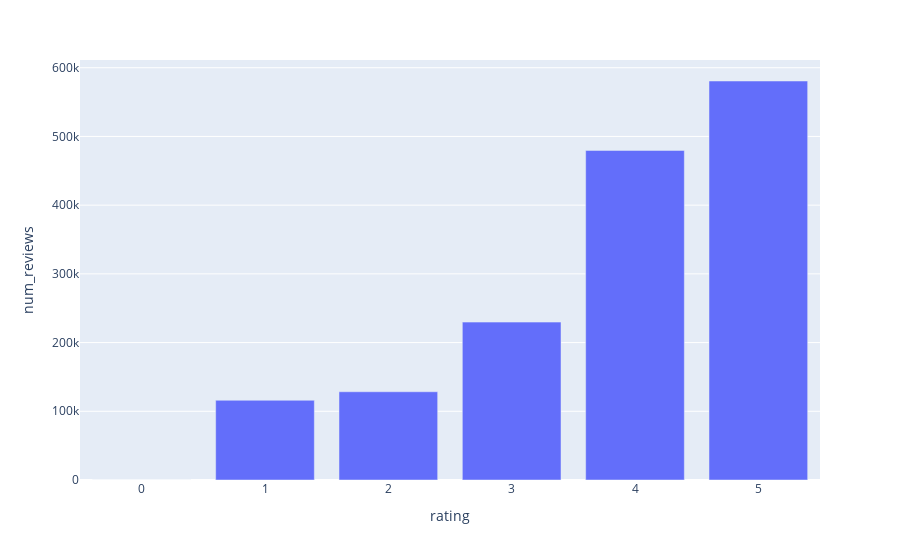

The notebook cell saved with this chart:
### Code cell
import plotly.express as px
fig = px.bar(df_ratings, x='rating', y='num_reviews')
fig.show()

### Figure 1 — Plotly figure (JSON) as saved in the notebook; plotly's stock layout.template omitted (floating-point values rounded to 4 significant figures)
{"data": [{"alignmentgroup": "True", "hovertemplate": "rating=%{x}<br>num_reviews=%{y}<extra></extra>", "legendgroup": "", "marker": {"color": "#636efa"}, "name": "", "offsetgroup": "", "orientation": "v", "showlegend": false, "textposition": "auto", "type": "bar", "x": [0, 1, 2, 3, 4, 5], "xaxis": "x", "y": [5, 116021, 128432, 229764, 479658, 580680], "yaxis": "y"}], "layout": {"barmode": "relative", "legend": {"tracegroupgap": 0}, "margin": {"t": 60}, "xaxis": {"anchor": "y", "domain": [0, 1], "title": {"text": "rating"}}, "yaxis": {"anchor": "x", "domain": [0, 1], "title": {"text": "num_reviews"}}}}
